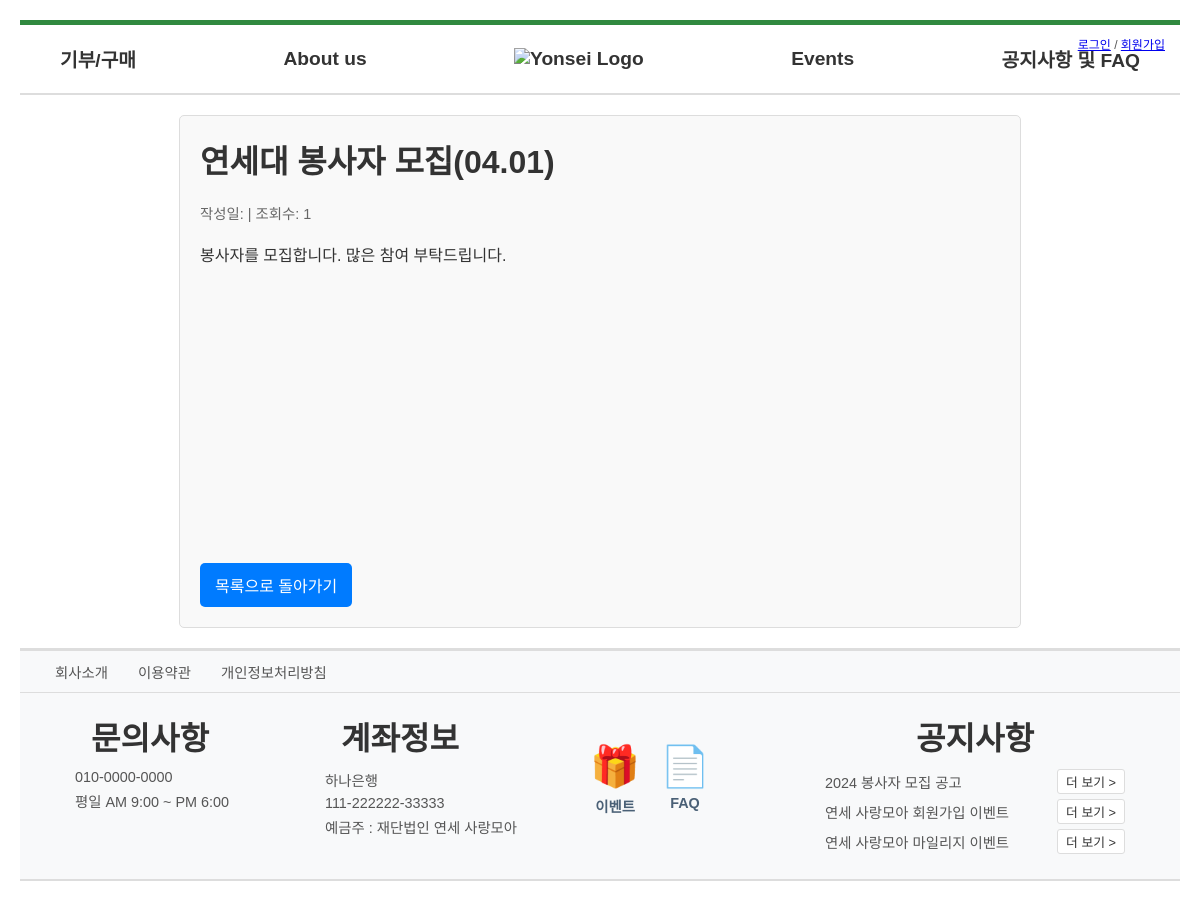
Screenshot of /webapp/notice_detail/2/ with the database file from the repository.
### webapp/models.py (models this page shows)
class Notice(models.Model):
    id=models.IntegerField(blank=False,null=False,primary_key=True)
    title=models.CharField(blank=False,null=False,max_length=30)
    content=models.CharField(blank=False,null=False,max_length=2000)
    count=models.IntegerField(blank=False,null=False,default=0)

### webapp/views.py (the view)
# urls.py: path('webapp/notice_detail/',views.notice_detail,name='notice_detail'),
def notice_detail(request,notice_id):
    notice=get_object_or_404(Notice,id=notice_id)
    notice.count+=1
    notice.save()
    context={'notice':notice}
    return render(request,'notice-detail.html',context)

### config/templates/notice-detail.html (shortened to what this page needs)
<!DOCTYPE html>
<html lang="ko">
<head>
</head>
<body>
    {% include 'header.html' %}
    <div class="notice-detail">
        <h1>{{ notice.title }}</h1>
        <div class="meta">
            작성일: {{ notice.created_at|date:"Y-m-d" }} | 조회수: {{ notice.count }}
        </div>
        <div class="content">
            {{ notice.content|linebreaks }}
        </div>
        <a href="{% url 'webapp:notice' %}" class="back-btn">목록으로 돌아가기</a>
    </div>
    {% include 'footer.html' %}
</body>
</html>

### config/templates/notice-detail.html (style rules this page uses)
body { font-family: 'Arial', sans-serif; background-color: #ffffff; color: #333; margin: 0; padding: 20px; }
.notice-detail { max-width: 800px; margin: 20px auto; padding: 20px; border: 1px solid #ddd; border-radius: 5px; background-color: #f9f9f9; }
.notice-detail h1 { font-size: 2rem; margin-bottom: 20px; }
.notice-detail .meta { font-size: 0.9rem; color: #666; margin-bottom: 20px; }
.notice-detail .content { font-size: 1rem; line-height: 1.6; color: #333; height: 300px; }
.back-btn { display: inline-block; margin-top: 20px; padding: 10px 15px; background-color: #007bff; color: white; text-decoration: none; border-radius: 5px; }

### config/templates/header.html (style rules this page uses)
* { margin: 0; padding: 0; }

### rows the page displays
Notice: title "연세대 봉사자 모집(04.01)", count "1", content "봉사자를 모집합니다. 많은 참여 부탁드립니다."
